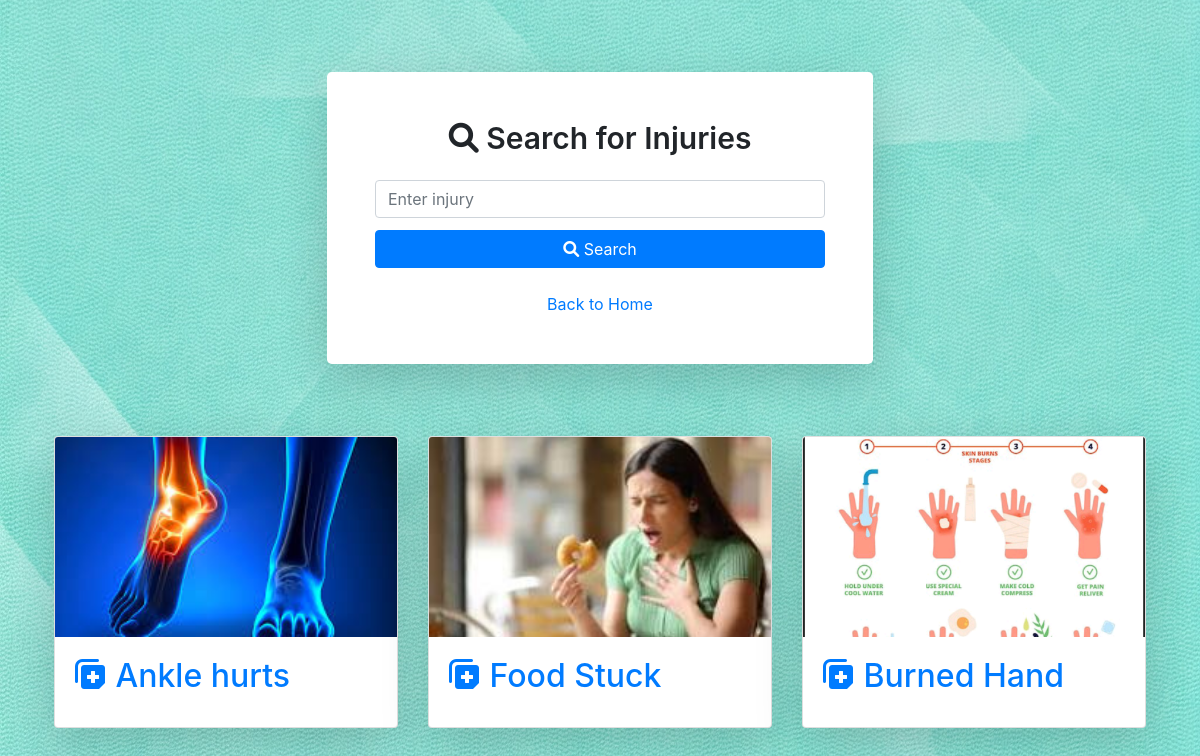
Screenshot of /injurys/ with the database file from the repository.
### fapk/models.py (models this page shows)
class injury(models.Model):
    injuryname=models.CharField(max_length=100)
    injuryimg=models.ImageField(upload_to='injuryimg/',null=True,blank=True)
    procedure=models.CharField(max_length=2000)
    procedurevideo = models.FileField(upload_to='injuryprocvideo/',null=True,blank=True)

### fapk/views.py (the view)
# urls.py: path('injurys/',views.injurysearch,name='injurys'),
def injurysearch(request):
    inj = []  # Default empty list for injuries to handle GET requests
    if request.method == 'POST':
        injury_name = request.POST.get('injury')
        print(f"Searching for injury: {injury_name}")  # Debugging line
        if injury_name:
            inj = injury.objects.filter(injuryname__icontains=injury_name)
        else:
            inj = injury.objects.all()
    else:
        inj = injury.objects.all()
    print(f"Found injuries: {inj}")  # Debugging line
    return render(request, 'injurys.html', {'inj': inj})

### fapk/templates/injurys.html (shortened to what this page needs)
{% load static %}
<!DOCTYPE html>
<html lang="en">
<head>
    <link href="https://cdn.jsdelivr.net/npm/tailwindcss@2.0.3/dist/tailwind.min.css" rel="stylesheet">
    <link rel="stylesheet" href="https://cdnjs.cloudflare.com/ajax/libs/font-awesome/6.0.0/css/all.min.css">
    <link rel="stylesheet" href="https://stackpath.bootstrapcdn.com/bootstrap/4.3.1/css/bootstrap.min.css">
</head>
<body class="bg-gray-100 d-flex flex-column align-items-center">
    <section class="container mt-5 p-4">
        <div class="bg-white shadow-lg rounded-lg p-5 text-center w-50 mx-auto">
            <h1 class="text-3xl font-semibold mb-4"><i class="fas fa-search"></i> Search for Injuries</h1>
            <form method="POST" class="space-y-3">
                <div class="form-group">
                    <input type="text" name="injury" id="injury" class="form-control" placeholder="Enter injury" required>
                </div>
                <button type="submit" class="btn btn-primary w-100"><i class="fas fa-search"></i> Search</button>
            </form>
            <a href="/home/" class="d-block text-center mt-4">Back to Home</a>
        </div>
    </section>
    <section class="container mt-4 p-4">
        <div class="row">
            {% for injury in inj %}
            <div class="col-md-6 col-lg-4 mb-4">
                <div class="card shadow-lg">
                    <img src="{{ injury.injuryimg.url }}" alt="Injury Image" class="card-img-top img-fluid" style="height: 200px; object-fit: cover;">
                    <div class="card-body">
                        <h2 class="card-title text-primary injury-name" data-toggle="modal" data-target="#injuryModal"
                            data-injuryname="{{ injury.injuryname }}"
                            data-procedure="{{ injury.procedure }}"
                            data-video="{{ injury.procedurevideo.url }}">
                            <i class="fas fa-notes-medical"></i> {{ injury.injuryname }}
                        </h2>
                    </div>
                </div>
            </div>
            {% empty %}
            <p class="col-12 text-center text-lg text-muted">No injuries found matching the search criteria.</p>
            {% endfor %}
        </div>
    </section>
</body>
</html>

### rows the page displays
injury: injuryimg (picture), injuryname "Ankle hurts"
injury: injuryimg (picture), injuryname "Food Stuck"
injury: injuryimg (picture), injuryname "Burned Hand"
